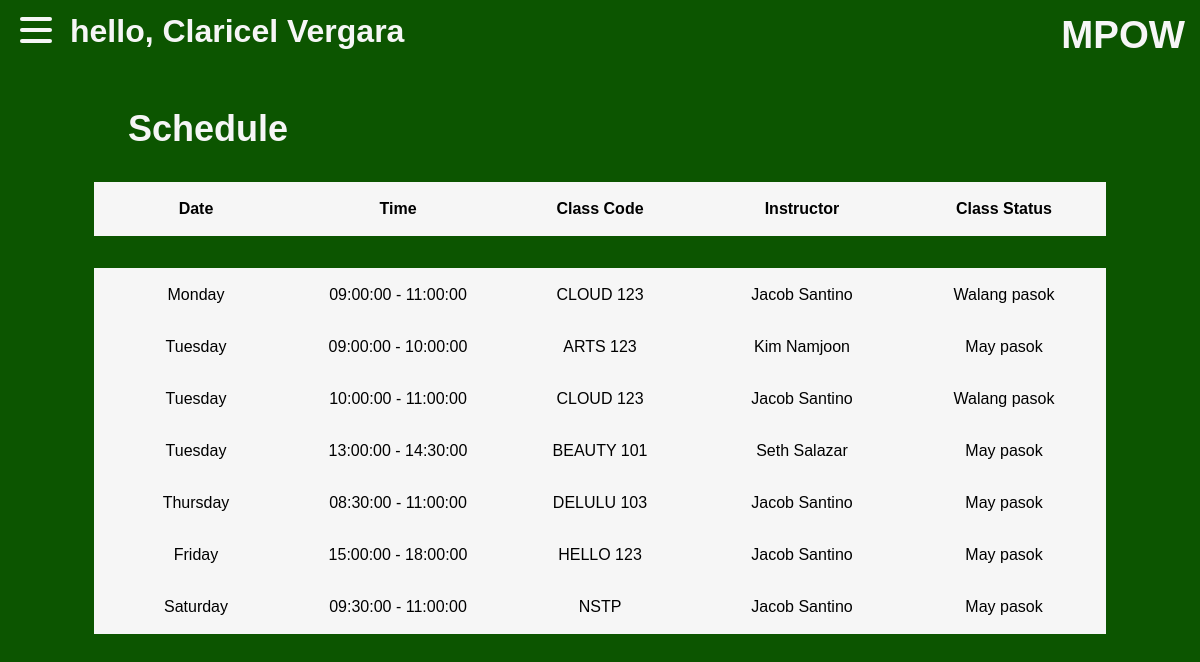
/studentdb.php?user=clvrgr, run on the app's committed database.
### tables this page shows
CREATE TABLE `users` (
  `id` int(11) NOT NULL,
  `accountType` enum('student','teacher') NOT NULL,
  `lastname` varchar(64) NOT NULL,
  `firstname` varchar(64) NOT NULL,
  `username` varchar(64) NOT NULL,
  `password` varchar(64) NOT NULL
);

CREATE TABLE `schedule` (
  `schedule_id` int(11) NOT NULL,
  `class_id` int(11) NOT NULL,
  `day` enum('Monday','Tuesday','Wednesday','Thursday','Friday','Saturday') NOT NULL,
  `start_time` time NOT NULL,
  `end_time` time NOT NULL,
  `classstatus` enum('May pasok','Walang pasok') NOT NULL
);

CREATE TABLE `classes` (
  `class_id` int(11) NOT NULL,
  `classcode` varchar(64) NOT NULL,
  `instructor_id` int(11) NOT NULL,
  `section` varchar(64) NOT NULL
);

CREATE TABLE `instructors` (
  `instructor_id` int(11) NOT NULL,
  `instructor_name` varchar(64) NOT NULL
);

### studentdb.php (the view, shortened to what this page needs)
<?php
  $hostname = 'localhost';
  $username = 'root';
  $password = '';
  $dbname = 'mpow';
  $konek = mysqli_connect($hostname, $username, $password, $dbname);
    $result = $konek->query("SELECT s.day, s.start_time, s.end_time, s.classstatus,
    c.classcode AS classcode, i.instructor_name
    FROM schedule s JOIN classes c ON c.class_id = s.class_id
    JOIN instructors i ON c.instructor_id = i.instructor_id
    WHERE c.section = 'BSIT 103'
    ORDER BY s.day, s.start_time;");
    if(isset($_GET['user'])){
        $username = $_GET['user'];
        $queryname = $konek -> query("SELECT `lastname`, `firstname` FROM `users` where `username` = '$username';");
        $rowname = $queryname->fetch_assoc();
    }
?>
<!DOCTYPE html>
<html lang="en">
<head>
</head>
<body>
    <div class="parent-container">
        <div class="navbar">
            <div class="container nav-container">
                <div class="hamburger-lines">
                <span class="line line1"></span>
                <span class="line line2"></span>
                <span class="line line3"></span>
                </div>
            <div class="studentName">
                <h1>hello, <?php echo $rowname['firstname'] . " " . $rowname['lastname'];?></h1>
            </div>
            <div class="title">
                <h1>MPOW</h1>
            </div>
            </div>
        </div>
        <div class="schedheader">
                <h1 style="color: #f6f6f6;">Schedule</h1>
            </div>
        <section class="schedulearea">
            <div class="tableheader">
                <table>
                    <th>Date</th>
                    <th>Time</th>
                    <th>Class Code</th>
                    <th>Instructor</th>
                    <th>Class Status</th>
                </table>
            </div>
            <div class="schedtable">
                <table>
                <tbody>
                <?php
                            while ($row = $result->fetch_assoc()) {
                                echo "<tr>";
                                echo "<td>" . $row['day'] . "</td>";
                                echo "<td>" . $row['start_time'] ."  -  ". $row['end_time'] . "</td>";
                                echo "<td>" . $row['classcode'] . "</td>";
                                echo "<td>" . $row['instructor_name'] . "</td>";
                                echo "<td>" . $row['classstatus'] . "</td>";
                                echo "</tr>";
                            }
                        ?>
                </tbody>
                </table>
            </div>
        </section>
    </div>
</body>
</html>

### studentdb.php (style rules this page uses)
* { padding: 0; margin: 0; }
body { background-color: #0C5500; font-family: Helvetica; }
.navbar { padding-bottom:2rem; }
.nav-container { display: flex; justify-content: space-between; align-items: center; height: 62px; }
.nav-container { display: block; position: relative; height: 60px; }
.nav-container .hamburger-lines { display: block; height: 26px; width: 32px; position: absolute; top: 17px; left: 20px; z-index: 2; display: flex; flex-direction: column; justify-content: space-between; }
.nav-container .hamburger-lines .line { display: block; height: 4px; width: 100%; border-radius: 10px; background: #f6f6f6; }
.nav-container .hamburger-lines .line1 { transform-origin: 0% 0%; transition: transform 0.4s ease-in-out; }
.nav-container .hamburger-lines .line2 { transition: transform 0.2s ease-in-out; }
.nav-container .hamburger-lines .line3 { transform-origin: 0% 100%; transition: transform 0.4s ease-in-out; }
.title { position: absolute; top: 13px; right: 15px; font-size: 1.2rem; color: #f6f6f6; }
.studentName { position: absolute; top: 13px; left: 70px; font-size: 1rem; color: #f6f6f6; }
.parent-container { display:flex; flex-direction:column; gap:0; }
.schedulearea { display:flex; flex-direction: column; align-items:center; gap:2rem; padding-top: 1rem; padding-bottom: 2rem; }
.schedulearea table { background-color: #f6f6f6; }
.schedulearea table th { width: 200px; height: 50px; }
.schedulearea table td { width: 200px; height: 50px; text-align: center; }
.schedheader h1 { font-size: 36px; text-align: left; margin: 1rem; margin-left: 8rem; }

### data on the page
users: firstname "Claricel", lastname "Vergara"
schedule: day "Monday", start_time "09:00:00", end_time "11:00:00", class.classcode "CLOUD 123", instructors.instructor_name "Jacob Santino", classstatus "Walang pasok"
schedule: day "Tuesday", start_time "09:00:00", end_time "10:00:00", class.classcode "ARTS 123", instructors.instructor_name "Kim Namjoon", classstatus "May pasok"
schedule: day "Tuesday", start_time "10:00:00", end_time "11:00:00", class.classcode "CLOUD 123", instructors.instructor_name "Jacob Santino", classstatus "Walang pasok"
schedule: day "Tuesday", start_time "13:00:00", end_time "14:30:00", class.classcode "BEAUTY 101", instructors.instructor_name "Seth Salazar", classstatus "May pasok"
schedule: day "Thursday", start_time "08:30:00", end_time "11:00:00", class.classcode "DELULU 103", instructors.instructor_name "Jacob Santino", classstatus "May pasok"
schedule: day "Friday", start_time "15:00:00", end_time "18:00:00", class.classcode "HELLO 123", instructors.instructor_name "Jacob Santino", classstatus "May pasok"
schedule: day "Saturday", start_time "09:30:00", end_time "11:00:00", class.classcode "NSTP", instructors.instructor_name "Jacob Santino", classstatus "May pasok"
